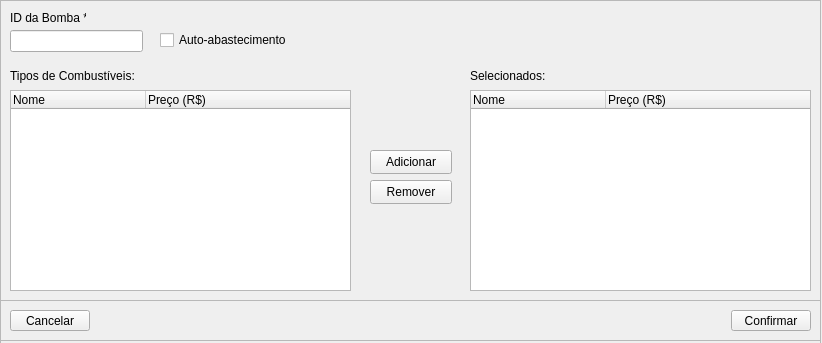
<?xml version="1.0" encoding="UTF-8"?>
<ui version="4.0">
 <class>FomularioBomba</class>
 <widget class="QWidget" name="FomularioBomba">
  <property name="geometry">
   <rect>
    <x>0</x>
    <y>0</y>
    <width>822</width>
    <height>343</height>
   </rect>
  </property>
  <property name="windowTitle">
   <string>Nova Pessoa</string>
  </property>
  <widget class="QFrame" name="ContainerForm">
   <property name="geometry">
    <rect>
     <x>0</x>
     <y>0</y>
     <width>821</width>
     <height>421</height>
    </rect>
   </property>
   <property name="frameShape">
    <enum>QFrame::StyledPanel</enum>
   </property>
   <property name="frameShadow">
    <enum>QFrame::Raised</enum>
   </property>
   <widget class="QLabel" name="label">
    <property name="geometry">
     <rect>
      <x>10</x>
      <y>10</y>
      <width>76</width>
      <height>16</height>
     </rect>
    </property>
    <property name="sizePolicy">
     <sizepolicy hsizetype="Fixed" vsizetype="Fixed">
      <horstretch>0</horstretch>
      <verstretch>0</verstretch>
     </sizepolicy>
    </property>
    <property name="text">
     <string>ID da Bomba *</string>
    </property>
   </widget>
   <widget class="QLineEdit" name="inputId">
    <property name="geometry">
     <rect>
      <x>10</x>
      <y>30</y>
      <width>133</width>
      <height>22</height>
     </rect>
    </property>
    <property name="sizePolicy">
     <sizepolicy hsizetype="Fixed" vsizetype="Fixed">
      <horstretch>0</horstretch>
      <verstretch>0</verstretch>
     </sizepolicy>
    </property>
   </widget>
   <widget class="QCheckBox" name="isAutoAbastecimento">
    <property name="geometry">
     <rect>
      <x>160</x>
      <y>30</y>
      <width>132</width>
      <height>20</height>
     </rect>
    </property>
    <property name="sizePolicy">
     <sizepolicy hsizetype="Fixed" vsizetype="Fixed">
      <horstretch>0</horstretch>
      <verstretch>0</verstretch>
     </sizepolicy>
    </property>
    <property name="text">
     <string>Auto-abastecimento</string>
    </property>
   </widget>
   <widget class="QPushButton" name="removerBtn">
    <property name="geometry">
     <rect>
      <x>370</x>
      <y>180</y>
      <width>82</width>
      <height>24</height>
     </rect>
    </property>
    <property name="text">
     <string>Remover</string>
    </property>
    <property name="icon">
     <iconset>
      <normaloff>../../assets/left.svg</normaloff>../../assets/left.svg</iconset>
    </property>
   </widget>
   <widget class="QTableWidget" name="tableSelecionados">
    <property name="geometry">
     <rect>
      <x>470</x>
      <y>90</y>
      <width>341</width>
      <height>201</height>
     </rect>
    </property>
    <property name="showGrid">
     <bool>false</bool>
    </property>
    <property name="sortingEnabled">
     <bool>true</bool>
    </property>
    <attribute name="horizontalHeaderDefaultSectionSize">
     <number>135</number>
    </attribute>
    <attribute name="horizontalHeaderShowSortIndicator" stdset="0">
     <bool>true</bool>
    </attribute>
    <attribute name="horizontalHeaderStretchLastSection">
     <bool>true</bool>
    </attribute>
    <column>
     <property name="text">
      <string>Nome</string>
     </property>
     <property name="textAlignment">
      <set>AlignLeading|AlignVCenter</set>
     </property>
    </column>
    <column>
     <property name="text">
      <string>Preço (R$)</string>
     </property>
     <property name="textAlignment">
      <set>AlignLeading|AlignVCenter</set>
     </property>
    </column>
   </widget>
   <widget class="QPushButton" name="adicionarBtn">
    <property name="geometry">
     <rect>
      <x>370</x>
      <y>150</y>
      <width>82</width>
      <height>24</height>
     </rect>
    </property>
    <property name="text">
     <string>Adicionar</string>
    </property>
    <property name="icon">
     <iconset>
      <normaloff>../../assets/right.svg</normaloff>../../assets/right.svg</iconset>
    </property>
   </widget>
   <widget class="QTableWidget" name="tableTipos">
    <property name="geometry">
     <rect>
      <x>10</x>
      <y>90</y>
      <width>341</width>
      <height>201</height>
     </rect>
    </property>
    <property name="showGrid">
     <bool>false</bool>
    </property>
    <property name="sortingEnabled">
     <bool>true</bool>
    </property>
    <attribute name="horizontalHeaderDefaultSectionSize">
     <number>135</number>
    </attribute>
    <attribute name="horizontalHeaderShowSortIndicator" stdset="0">
     <bool>true</bool>
    </attribute>
    <attribute name="horizontalHeaderStretchLastSection">
     <bool>true</bool>
    </attribute>
    <column>
     <property name="text">
      <string>Nome</string>
     </property>
     <property name="textAlignment">
      <set>AlignLeading|AlignVCenter</set>
     </property>
    </column>
    <column>
     <property name="text">
      <string>Preço (R$)</string>
     </property>
     <property name="textAlignment">
      <set>AlignLeading|AlignVCenter</set>
     </property>
    </column>
   </widget>
   <widget class="QLabel" name="registrosLabel">
    <property name="geometry">
     <rect>
      <x>10</x>
      <y>60</y>
      <width>142</width>
      <height>32</height>
     </rect>
    </property>
    <property name="text">
     <string>Tipos de Combustíveis:</string>
    </property>
   </widget>
   <widget class="QLabel" name="selecionadosLabel">
    <property name="geometry">
     <rect>
      <x>470</x>
      <y>60</y>
      <width>142</width>
      <height>32</height>
     </rect>
    </property>
    <property name="text">
     <string>Selecionados:</string>
    </property>
   </widget>
   <widget class="QFrame" name="ContainerBotoes">
    <property name="geometry">
     <rect>
      <x>0</x>
      <y>300</y>
      <width>821</width>
      <height>41</height>
     </rect>
    </property>
    <property name="frameShape">
     <enum>QFrame::StyledPanel</enum>
    </property>
    <property name="frameShadow">
     <enum>QFrame::Raised</enum>
    </property>
    <layout class="QHBoxLayout" name="horizontalLayout">
     <item>
      <widget class="QPushButton" name="Cancelar">
       <property name="text">
        <string>Cancelar</string>
       </property>
       <property name="icon">
        <iconset>
         <normaloff>../../assets/cancel.svg</normaloff>../../assets/cancel.svg</iconset>
       </property>
      </widget>
     </item>
     <item>
      <spacer name="horizontalSpacer">
       <property name="orientation">
        <enum>Qt::Horizontal</enum>
       </property>
       <property name="sizeHint" stdset="0">
        <size>
         <width>40</width>
         <height>20</height>
        </size>
       </property>
      </spacer>
     </item>
     <item>
      <widget class="QPushButton" name="Confirmar">
       <property name="text">
        <string>Confirmar</string>
       </property>
       <property name="icon">
        <iconset>
         <normaloff>../../assets/check.svg</normaloff>../../assets/check.svg</iconset>
       </property>
      </widget>
     </item>
    </layout>
   </widget>
  </widget>
 </widget>
 <resources/>
 <connections/>
</ui>
